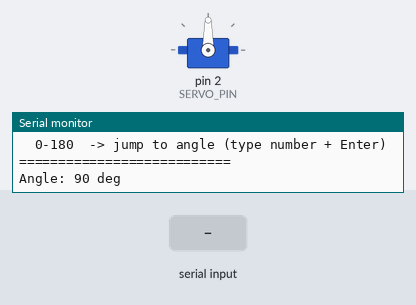
Bench run of a sketch on a simulated Arduino Uno, built with avr-gcc and run on an emulated ATmega328P. Shown: servo, the last lines printed to the serial monitor. The inputs (shaded band) are chosen by the test bench.

Above: at 1.2 s.
1.3 s: "30,150\n" received over Serial
At 1.7 s:
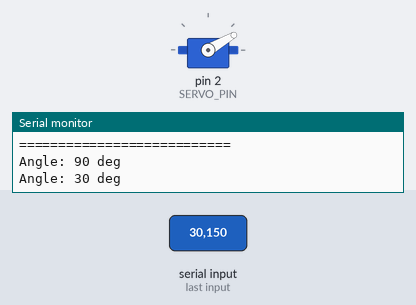
2.8 s: "200\n" received over Serial
At 4.0 s:
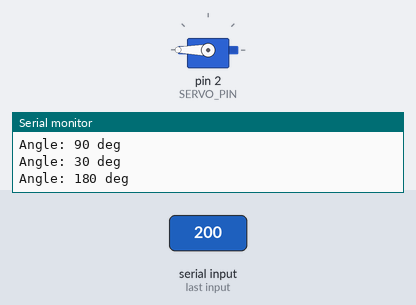
4.3 s: "s\n" received over Serial
At 5.1 s:
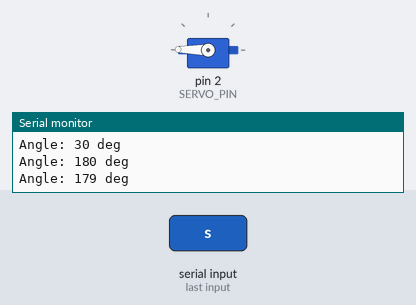
5.8 s: "90,45\n" received over Serial
At 6.3 s:
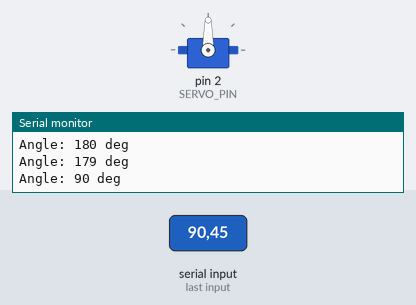
7.3 s: "e\n" received over Serial
At 8.5 s:
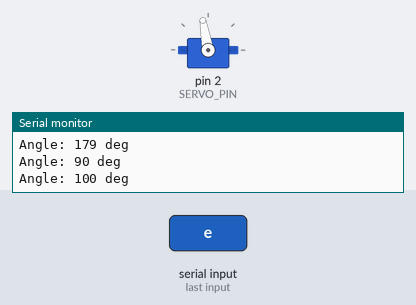
8.8 s: "90\n" received over Serial
At 9.8 s:
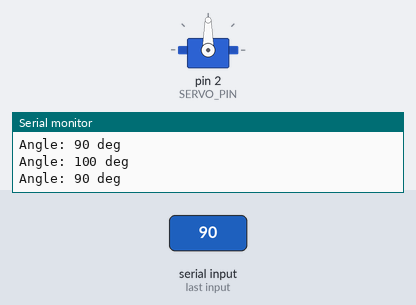
Timing chart, 0 to 11.3 s (numbered marks = the images above; inputs shaded):
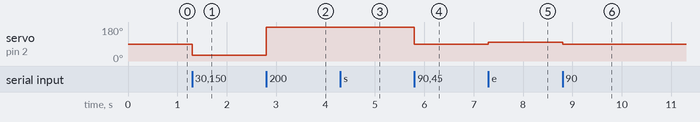

Measured:
- after the input at 1.3 s, servo on pin 2 (SERVO_PIN): 90° → 30° at once
- after the input at 2.8 s, servo on pin 2 (SERVO_PIN): 30° → 180° at once
- after the input at 4.3 s, servo on pin 2 (SERVO_PIN): 180° → 179° at once
- after the input at 5.8 s, servo on pin 2 (SERVO_PIN): 179° → 90° at once
- after the input at 7.3 s, servo on pin 2 (SERVO_PIN): 90° → 100° at once
- after the input at 8.8 s, servo on pin 2 (SERVO_PIN): 100° → 90° at once

The sketch:

servo_control.ino
```cpp
#include <Servo.h>

Servo myServo;

const int SERVO_PIN = 2;  // Change to your pin
int angle = 90;            // Start at center

void setup() {
  Serial.begin(115200);
  myServo.attach(SERVO_PIN);
  myServo.write(angle);

  Serial.println("=== Servo Angle Control ===");
  Serial.println("Commands via Serial Monitor:");
  Serial.println("  w / s  -> +1 / -1 degree");
  Serial.println("  e / d  -> +10 / -10 degrees");
  Serial.println("  0-180  -> jump to angle (type number + Enter)");
  Serial.println("===========================");
  printAngle();
}

void loop() {
  if (Serial.available()) {
    String input = Serial.readStringUntil('\n');
    input.trim();

    if (input.length() == 1) {
      char cmd = input.charAt(0);
      switch (cmd) {
        case 'w': angle += 1;  break;
        case 's': angle -= 1;  break;
        case 'e': angle += 10; break;
        case 'd': angle -= 10; break;
        default:
          Serial.println("Unknown command. Use w/s (+/-1) or e/d (+/-10)");
          return;
      }
    } else {
      int val = input.toInt();
      if (val == 0 && input != "0") {
        Serial.println("Invalid input.");
        return;
      }
      angle = val;
    }

    angle = constrain(angle, 0, 180);
    myServo.write(angle);
    printAngle();
  }
}

void printAngle() {
  Serial.print("Angle: ");
  Serial.print(angle);
  Serial.println(" deg");
}
```
